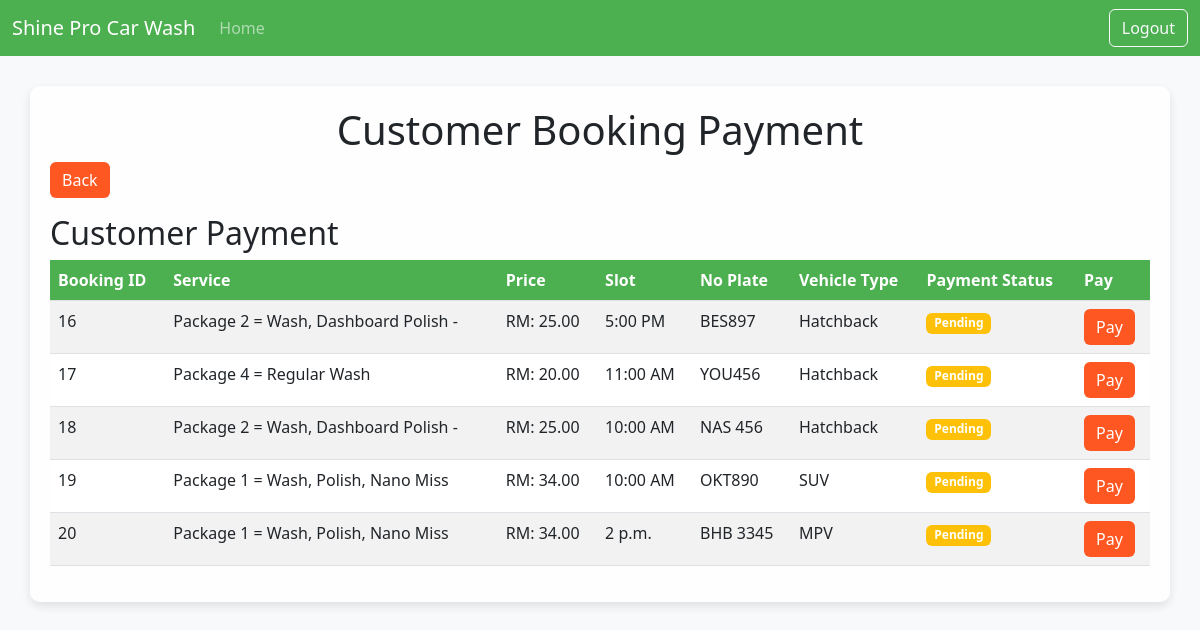
/payment/1/, run on the app's committed database.
### carwash/models.py (models this page shows)
class Booking(models.Model):
    booking_id = models.AutoField(primary_key=True)
    customer = models.ForeignKey(User, on_delete=models.CASCADE)
    service = models.ForeignKey(Service, on_delete=models.CASCADE)
    vehicle_type = models.CharField(null=True,max_length=20)
    no_plate = models.CharField(max_length=15,null=True,blank=True)
    no_phone = models.CharField(max_length=100,null=True,blank=True)
    slot = models.CharField(null=True, max_length=50)
    status = models.CharField(max_length=100,default="Not yet")
    payment_status = models.BooleanField(default=False)
    payment_proof = models.FileField(upload_to='payment_receipts/', null=True, blank=True)

class Service(models.Model):
    service_id = models.AutoField(primary_key=True)
    service_name = models.CharField(max_length=100)
    price = models.DecimalField(max_digits=10, decimal_places=2)

### carwash/views.py (the view)
# urls.py: path('payment/<int:user_id>/', views.payment_customer, name='payment_customer'),
def payment_customer(request, user_id):
    bookings = Booking.objects.all()
    context = {
        'bookings': bookings,
        'Allservices': Service.objects.all(),
    }
    return render(request, 'carwash/paymentCustomer.html', context)

### carwash/templates/carwash/paymentCustomer.html (shortened to what this page needs)
<!DOCTYPE html>
<html lang="en">
<head>
    <link href="https://cdn.jsdelivr.net/npm/bootstrap@5.3.0-alpha3/dist/css/bootstrap.min.css" rel="stylesheet">
</head>
<body>
    <nav class="navbar navbar-expand-lg navbar-dark">
        <div class="container-fluid">
            <a class="navbar-brand" href="#">Shine Pro Car Wash</a>
            <div class="collapse navbar-collapse" id="navbarNav">
                <ul class="navbar-nav me-auto mb-2 mb-lg-0">
                    <li class="nav-item">
                        <a class="nav-link" href="{% url 'adminMain' user_id=request.user.id %}">Home</a>
                    </li>
                </ul>
                <a class="btn btn-outline-light" href="{% url 'logout' %}">Logout</a>
            </div>
        </div>
    </nav>
    <div class="container">
        <h1 class="text-center">Customer Booking Payment</h1>
        <div class="mb-3">
            <button class="btn btn-secondary" onclick="history.back()">Back</button>
        </div>
        <h2>Customer Payment</h2>
        <table class="table table-striped">
            <thead>
                <tr>
                    <th>Booking ID</th>
                    <th>Service</th>
                    <th>Price</th>
                    <th>Slot</th>
                    <th>No Plate</th>
                    <th>Vehicle Type</th>
                    <th>Payment Status</th>
                    <th>Pay</th>
                </tr>
            </thead>
            <tbody>
                {% if bookings %}
                    {% for booking in bookings %}
                    <tr id="bookingRow{{ booking.booking_id }}">
                        <td>{{ booking.booking_id }}</td>
                        {% for service in Allservices %}
                            {% if service.service_id == booking.service_id %}
                                <td>{{ service.service_name }}</td>
                                <td>RM: {{ service.price }}</td>
                            {% endif %}
                        {% endfor %}
                        <td>{{ booking.slot }}</td>
                        <td>{{ booking.no_plate }}</td>
                        <td>{{ booking.vehicle_type }}</td>
                        <td>
                            <span id="status{{ booking.booking_id }}" class="badge {% if booking.payment_status %}badge-success{% else %}badge-warning{% endif %}">
                                {% if booking.payment_status %}Already Paid{% else %}Pending{% endif %}
                            </span>
                        </td>
                        <td>
                            {% if not booking.payment_status %}
                                <button type="button" class="btn btn-primary" data-bs-toggle="modal" data-bs-target="#paymentModal{{ booking.booking_id }}">
                                    Pay
                                </button>
                            {% else %}
                                <span class="badge bg-secondary">Paid</span>
                            {% endif %}
                        </td>
                    </tr>
                    {% endfor %}
                {% else %}
                    <tr>
                        <td colspan="8" class="text-center">No bookings available.</td>
                    </tr>
                {% endif %}
            </tbody>
        </table>
    </div>
</body>
</html>

### carwash/templates/carwash/paymentCustomer.html (style rules this page uses)
body { background-color: #f8f9fa; }
.navbar { background-color: #4CAF50; }
.container { margin-top: 30px; background-color: rgba(255, 255, 255, 0.9); padding: 20px; border-radius: 10px; box-shadow: 0 4px 10px rgba(0, 0, 0, 0.1); }
.btn-primary { background-color: #FF5722; border: none; }
.btn-secondary { background-color: #FF5722; border: none; }
.table thead th { background-color: #4CAF50; color: white; }
.badge-warning { background-color: #ffc107; }

### data on the page
Booking: booking_id "16", slot "5:00 PM", no_plate "BES897", vehicle_type "Hatchback", payment_status "Pending"
Service: service_name "Package 2 = Wash, Dashboard Polish -", price "25.00"
Booking: booking_id "17", slot "11:00 AM", no_plate "YOU456", vehicle_type "Hatchback", payment_status "Pending"
Service: service_name "Package 4 = Regular Wash", price "20.00"
Booking: booking_id "18", slot "10:00 AM", no_plate "NAS 456", vehicle_type "Hatchback", payment_status "Pending"
Booking: booking_id "19", slot "10:00 AM", no_plate "OKT890", vehicle_type "SUV", payment_status "Pending"
Service: service_name "Package 1 = Wash, Polish, Nano Miss", price "34.00"
Booking: booking_id "20", slot "2 p.m.", no_plate "BHB 3345", vehicle_type "MPV", payment_status "Pending"
